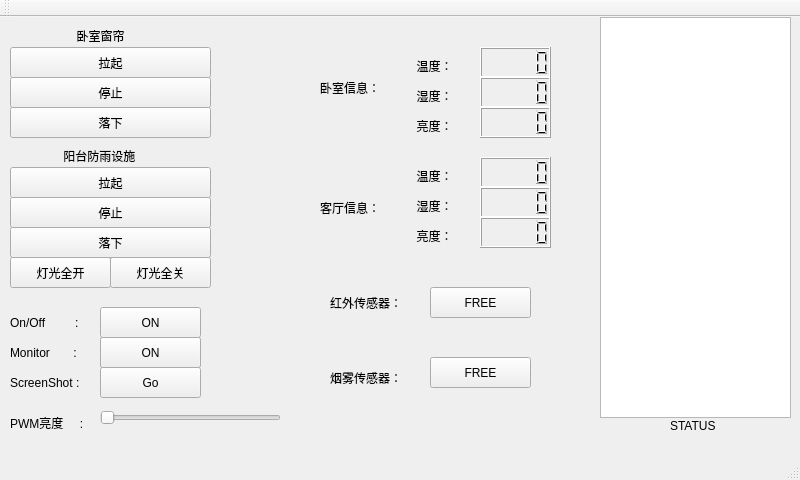
<?xml version="1.0" encoding="UTF-8"?>
<ui version="4.0">
 <class>MainWindow</class>
 <widget class="QMainWindow" name="MainWindow">
  <property name="geometry">
   <rect>
    <x>0</x>
    <y>0</y>
    <width>800</width>
    <height>480</height>
   </rect>
  </property>
  <property name="windowTitle">
   <string>MainWindow</string>
  </property>
  <widget class="QWidget" name="centralWidget">
   <widget class="QPushButton" name="motorA_but_stp">
    <property name="enabled">
     <bool>true</bool>
    </property>
    <property name="geometry">
     <rect>
      <x>10</x>
      <y>60</y>
      <width>201</width>
      <height>31</height>
     </rect>
    </property>
    <property name="text">
     <string>停止</string>
    </property>
   </widget>
   <widget class="QPushButton" name="motorA_but_suf">
    <property name="geometry">
     <rect>
      <x>10</x>
      <y>90</y>
      <width>201</width>
      <height>31</height>
     </rect>
    </property>
    <property name="text">
     <string>落下</string>
    </property>
   </widget>
   <widget class="QPushButton" name="motorA_but_pre">
    <property name="geometry">
     <rect>
      <x>10</x>
      <y>30</y>
      <width>201</width>
      <height>31</height>
     </rect>
    </property>
    <property name="text">
     <string>拉起</string>
    </property>
   </widget>
   <widget class="QPushButton" name="motorB_but_pre">
    <property name="geometry">
     <rect>
      <x>10</x>
      <y>150</y>
      <width>201</width>
      <height>31</height>
     </rect>
    </property>
    <property name="text">
     <string>拉起</string>
    </property>
   </widget>
   <widget class="QPushButton" name="motorB_but_stp">
    <property name="geometry">
     <rect>
      <x>10</x>
      <y>180</y>
      <width>201</width>
      <height>31</height>
     </rect>
    </property>
    <property name="text">
     <string>停止</string>
    </property>
   </widget>
   <widget class="QPushButton" name="motorB_but_suf">
    <property name="geometry">
     <rect>
      <x>10</x>
      <y>210</y>
      <width>201</width>
      <height>31</height>
     </rect>
    </property>
    <property name="text">
     <string>落下</string>
    </property>
   </widget>
   <widget class="QPushButton" name="open_Serial">
    <property name="geometry">
     <rect>
      <x>100</x>
      <y>290</y>
      <width>101</width>
      <height>31</height>
     </rect>
    </property>
    <property name="text">
     <string>ON</string>
    </property>
   </widget>
   <widget class="QLabel" name="label_2">
    <property name="geometry">
     <rect>
      <x>40</x>
      <y>10</y>
      <width>151</width>
      <height>17</height>
     </rect>
    </property>
    <property name="text">
     <string>           卧室窗帘</string>
    </property>
   </widget>
   <widget class="QLabel" name="label_3">
    <property name="geometry">
     <rect>
      <x>40</x>
      <y>130</y>
      <width>151</width>
      <height>17</height>
     </rect>
    </property>
    <property name="text">
     <string>       阳台防雨设施</string>
    </property>
   </widget>
   <widget class="QPushButton" name="upLoad">
    <property name="geometry">
     <rect>
      <x>100</x>
      <y>320</y>
      <width>101</width>
      <height>31</height>
     </rect>
    </property>
    <property name="text">
     <string>On</string>
    </property>
   </widget>
   <widget class="QWidget" name="videoWin" native="true">
    <property name="geometry">
     <rect>
      <x>300</x>
      <y>0</y>
      <width>491</width>
      <height>421</height>
     </rect>
    </property>
    <property name="autoFillBackground">
     <bool>true</bool>
    </property>
    <widget class="QLabel" name="label_9">
     <property name="geometry">
      <rect>
       <x>30</x>
       <y>270</y>
       <width>91</width>
       <height>31</height>
      </rect>
     </property>
     <property name="text">
      <string>红外传感器：</string>
     </property>
    </widget>
    <widget class="QLabel" name="label_10">
     <property name="geometry">
      <rect>
       <x>30</x>
       <y>350</y>
       <width>91</width>
       <height>21</height>
      </rect>
     </property>
     <property name="text">
      <string>烟雾传感器：</string>
     </property>
    </widget>
    <widget class="QPushButton" name="Pir_but">
     <property name="geometry">
      <rect>
       <x>130</x>
       <y>270</y>
       <width>101</width>
       <height>31</height>
      </rect>
     </property>
     <property name="text">
      <string>FREE</string>
     </property>
    </widget>
    <widget class="QPushButton" name="Smoke_but">
     <property name="geometry">
      <rect>
       <x>130</x>
       <y>340</y>
       <width>101</width>
       <height>31</height>
      </rect>
     </property>
     <property name="text">
      <string>FREE</string>
     </property>
    </widget>
    <widget class="QLCDNumber" name="lcdA_t">
     <property name="geometry">
      <rect>
       <x>180</x>
       <y>30</y>
       <width>71</width>
       <height>31</height>
      </rect>
     </property>
    </widget>
    <widget class="QLCDNumber" name="lcdA_h">
     <property name="geometry">
      <rect>
       <x>180</x>
       <y>60</y>
       <width>71</width>
       <height>31</height>
      </rect>
     </property>
    </widget>
    <widget class="QLCDNumber" name="lcdA_l">
     <property name="geometry">
      <rect>
       <x>180</x>
       <y>90</y>
       <width>71</width>
       <height>31</height>
      </rect>
     </property>
    </widget>
    <widget class="QLCDNumber" name="lcdB_t">
     <property name="geometry">
      <rect>
       <x>180</x>
       <y>140</y>
       <width>71</width>
       <height>31</height>
      </rect>
     </property>
    </widget>
    <widget class="QLCDNumber" name="lcdB_h">
     <property name="geometry">
      <rect>
       <x>180</x>
       <y>170</y>
       <width>71</width>
       <height>31</height>
      </rect>
     </property>
    </widget>
    <widget class="QLCDNumber" name="lcdB_l">
     <property name="geometry">
      <rect>
       <x>180</x>
       <y>200</y>
       <width>71</width>
       <height>31</height>
      </rect>
     </property>
    </widget>
    <widget class="QLabel" name="label_11">
     <property name="geometry">
      <rect>
       <x>20</x>
       <y>60</y>
       <width>71</width>
       <height>21</height>
      </rect>
     </property>
     <property name="text">
      <string>卧室信息：</string>
     </property>
    </widget>
    <widget class="QLabel" name="label_12">
     <property name="geometry">
      <rect>
       <x>20</x>
       <y>180</y>
       <width>71</width>
       <height>21</height>
      </rect>
     </property>
     <property name="text">
      <string>客厅信息：</string>
     </property>
    </widget>
    <widget class="QLabel" name="label_13">
     <property name="geometry">
      <rect>
       <x>100</x>
       <y>40</y>
       <width>62</width>
       <height>17</height>
      </rect>
     </property>
     <property name="text">
      <string>     温度：</string>
     </property>
    </widget>
    <widget class="QLabel" name="label_14">
     <property name="geometry">
      <rect>
       <x>100</x>
       <y>70</y>
       <width>62</width>
       <height>17</height>
      </rect>
     </property>
     <property name="text">
      <string>     湿度：</string>
     </property>
    </widget>
    <widget class="QLabel" name="label_15">
     <property name="geometry">
      <rect>
       <x>100</x>
       <y>150</y>
       <width>62</width>
       <height>17</height>
      </rect>
     </property>
     <property name="text">
      <string>     温度：</string>
     </property>
    </widget>
    <widget class="QLabel" name="label_16">
     <property name="geometry">
      <rect>
       <x>100</x>
       <y>100</y>
       <width>62</width>
       <height>17</height>
      </rect>
     </property>
     <property name="text">
      <string>     亮度：</string>
     </property>
    </widget>
    <widget class="QLabel" name="label_17">
     <property name="geometry">
      <rect>
       <x>100</x>
       <y>180</y>
       <width>62</width>
       <height>17</height>
      </rect>
     </property>
     <property name="text">
      <string>     湿度：</string>
     </property>
    </widget>
    <widget class="QLabel" name="label_18">
     <property name="geometry">
      <rect>
       <x>100</x>
       <y>210</y>
       <width>62</width>
       <height>17</height>
      </rect>
     </property>
     <property name="text">
      <string>     亮度：</string>
     </property>
    </widget>
    <widget class="QTextEdit" name="msgInfo">
     <property name="geometry">
      <rect>
       <x>300</x>
       <y>0</y>
       <width>191</width>
       <height>401</height>
      </rect>
     </property>
    </widget>
    <widget class="QLabel" name="label">
     <property name="geometry">
      <rect>
       <x>370</x>
       <y>400</y>
       <width>51</width>
       <height>17</height>
      </rect>
     </property>
     <property name="text">
      <string>STATUS</string>
     </property>
    </widget>
   </widget>
   <widget class="QPushButton" name="vMonitor">
    <property name="geometry">
     <rect>
      <x>100</x>
      <y>320</y>
      <width>101</width>
      <height>31</height>
     </rect>
    </property>
    <property name="text">
     <string>ON</string>
    </property>
   </widget>
   <widget class="QLabel" name="label_4">
    <property name="geometry">
     <rect>
      <x>10</x>
      <y>290</y>
      <width>91</width>
      <height>31</height>
     </rect>
    </property>
    <property name="text">
     <string>On/Off         :</string>
    </property>
   </widget>
   <widget class="QLabel" name="label_6">
    <property name="geometry">
     <rect>
      <x>10</x>
      <y>320</y>
      <width>91</width>
      <height>31</height>
     </rect>
    </property>
    <property name="text">
     <string>Monitor       :</string>
    </property>
   </widget>
   <widget class="QLabel" name="label_7">
    <property name="geometry">
     <rect>
      <x>10</x>
      <y>350</y>
      <width>91</width>
      <height>31</height>
     </rect>
    </property>
    <property name="text">
     <string>ScreenShot :</string>
    </property>
   </widget>
   <widget class="QPushButton" name="screenShot">
    <property name="geometry">
     <rect>
      <x>100</x>
      <y>350</y>
      <width>101</width>
      <height>31</height>
     </rect>
    </property>
    <property name="text">
     <string>Go</string>
    </property>
   </widget>
   <widget class="QPushButton" name="Led_ALLON">
    <property name="geometry">
     <rect>
      <x>10</x>
      <y>240</y>
      <width>101</width>
      <height>31</height>
     </rect>
    </property>
    <property name="text">
     <string>灯光全开</string>
    </property>
   </widget>
   <widget class="QPushButton" name="Led_ALLOF">
    <property name="geometry">
     <rect>
      <x>110</x>
      <y>240</y>
      <width>101</width>
      <height>31</height>
     </rect>
    </property>
    <property name="text">
     <string>灯光全关</string>
    </property>
   </widget>
   <widget class="QLabel" name="label_8">
    <property name="geometry">
     <rect>
      <x>10</x>
      <y>390</y>
      <width>91</width>
      <height>31</height>
     </rect>
    </property>
    <property name="text">
     <string>PWM亮度     :</string>
    </property>
   </widget>
   <widget class="QSlider" name="Pwm_light">
    <property name="geometry">
     <rect>
      <x>100</x>
      <y>380</y>
      <width>181</width>
      <height>41</height>
     </rect>
    </property>
    <property name="orientation">
     <enum>Qt::Horizontal</enum>
    </property>
   </widget>
   <zorder>videoWin</zorder>
   <zorder>motorA_but_stp</zorder>
   <zorder>motorA_but_suf</zorder>
   <zorder>motorA_but_pre</zorder>
   <zorder>motorB_but_pre</zorder>
   <zorder>motorB_but_stp</zorder>
   <zorder>motorB_but_suf</zorder>
   <zorder>open_Serial</zorder>
   <zorder>label_2</zorder>
   <zorder>label_3</zorder>
   <zorder>upLoad</zorder>
   <zorder>vMonitor</zorder>
   <zorder>label_4</zorder>
   <zorder>label_6</zorder>
   <zorder>label_7</zorder>
   <zorder>screenShot</zorder>
   <zorder>Led_ALLON</zorder>
   <zorder>Led_ALLOF</zorder>
   <zorder>label_8</zorder>
   <zorder>Pwm_light</zorder>
  </widget>
  <widget class="QMenuBar" name="menuBar">
   <property name="geometry">
    <rect>
     <x>0</x>
     <y>0</y>
     <width>800</width>
     <height>25</height>
    </rect>
   </property>
  </widget>
  <widget class="QToolBar" name="mainToolBar">
   <attribute name="toolBarArea">
    <enum>TopToolBarArea</enum>
   </attribute>
   <attribute name="toolBarBreak">
    <bool>false</bool>
   </attribute>
  </widget>
  <widget class="QStatusBar" name="statusBar"/>
 </widget>
 <layoutdefault spacing="6" margin="11"/>
 <resources/>
 <connections/>
</ui>
